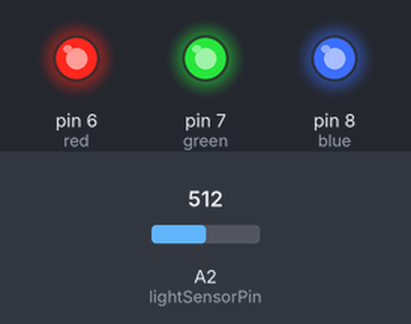
This sketch was run on a simulated Arduino Uno, built with avr-gcc and run on an emulated ATmega328P. Shown: output pins drawn as LEDs (lit = HIGH). Dashed ring = blinking. The inputs (shaded band) are chosen by the test bench; at power-on: A2 (lightSensorPin) = 512.

Above: at 1.2 s.
1.3 s: A2 (lightSensorPin) set to 22
2.8 s: A2 (lightSensorPin) set to 17
At 3.42 s:
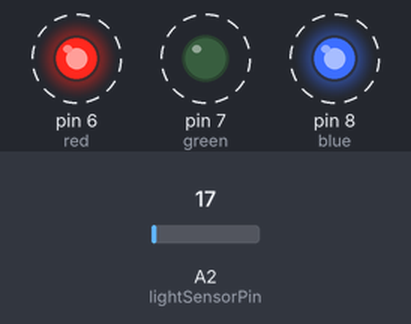
5.8 s: A2 (lightSensorPin) set to 122
At 6.1 s:
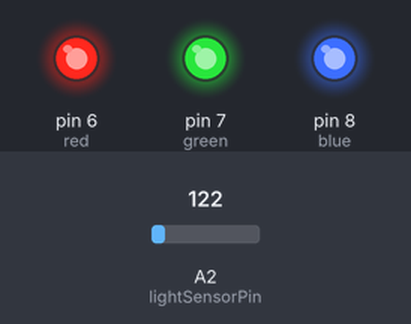
7.3 s: A2 (lightSensorPin) set to 10
At 7.67 s:
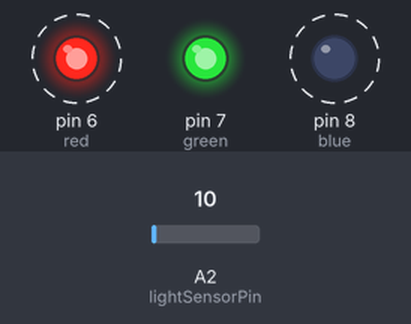
Timing chart, 0 to 11.3 s (numbered marks = the images above; inputs shaded):
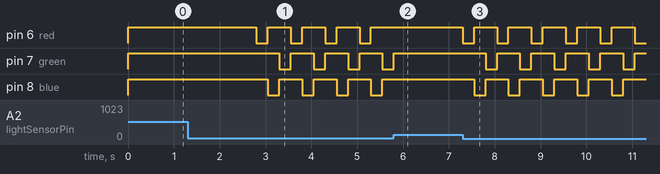

Measured:
- the behaviour switches between 20 and 19 on A2 (lightSensorPin) (found by bisection; images 0 and 1)
- after the input at 1.3 s, every drawn part: stays the same
- after the input at 2.8 s, pin 6 (red): alternates HIGH for 0.50 s and LOW for 0.25 s, starting at once; pin 7 (green): alternates HIGH for 0.50 s and LOW for 0.25 s, starting after 0.50 s; pin 8 (blue): alternates HIGH for 0.50 s and LOW for 0.25 s, starting after 0.25 s
- after the input at 5.8 s, pin 6 (red), pin 8 (blue): stops changing and stays HIGH; pin 7 (green): goes on until 5.8 s, then stays HIGH
- after the input at 7.3 s, pin 6 (red): alternates HIGH for 0.50 s and LOW for 0.25 s, starting at once; pin 7 (green): alternates HIGH for 0.50 s and LOW for 0.25 s, starting after 0.50 s; pin 8 (blue): alternates HIGH for 0.50 s and LOW for 0.25 s, starting after 0.25 s

The sketch:

RainbowsInTheDark.ino
```cpp
/* Pin Definitions */
int red = 6;
int green = 7;
int blue = 8;

int lightSensorPin = A2;
int tempSensorPin = A1;


void setup()
{
    pinMode(red, OUTPUT);
    pinMode(green, OUTPUT);
    pinMode(blue, OUTPUT);

    digitalWrite(red, HIGH);
    digitalWrite(blue, HIGH);
    digitalWrite(green, HIGH);

}

void loop()
{

    //if it's dark (the light sensor sees less than 20)
    if(analogRead(lightSensorPin) < 20){


      //Blink red
      digitalWrite(red, LOW);
      delay(250);
      digitalWrite(red, HIGH);

      //Blink blue
      digitalWrite(blue, LOW);
      delay(250);
      digitalWrite(blue, HIGH);

      //Blink green
      digitalWrite(green, LOW);
      delay(250);
      digitalWrite(green, HIGH);


    }
    else{ //it's not dark

      //so turn all the lights off
      digitalWrite(red, HIGH);
      digitalWrite(blue, HIGH);
      digitalWrite(green, HIGH);
    }


}
```
